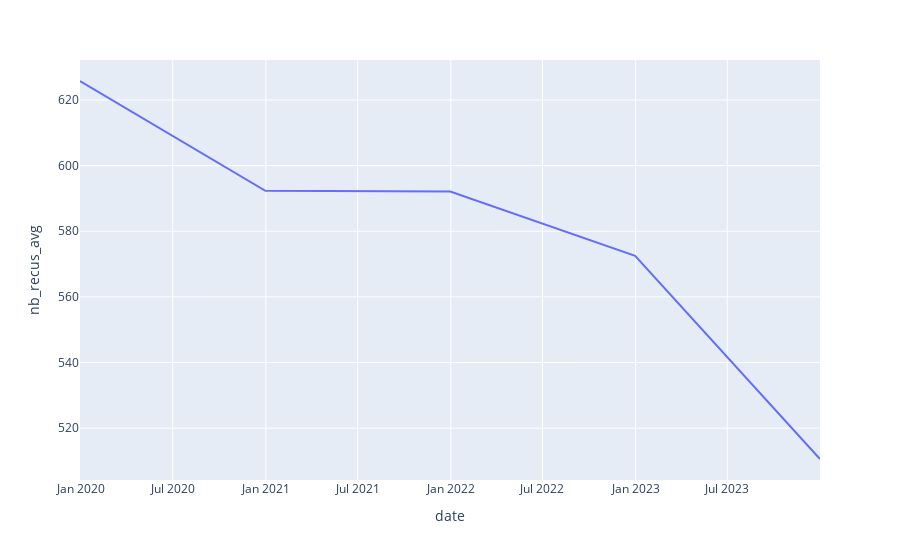

Write notebook code for a chart like this one.
### Code cell
df = df_tel.groupby(pd.Grouper(freq = 'Y')).agg(nb_recus_avg = ('nb_recus' , 'mean')).reset_index()
fig = px.line(df, x="date", y="nb_recus_avg")
fig.show()

### Figure 1 — Plotly figure (JSON) as saved in the notebook; plotly's stock layout.template omitted (floating-point values rounded to 4 significant figures)
{"data": [{"hovertemplate": "date=%{x}<br>nb_recus_avg=%{y}<extra></extra>", "legendgroup": "", "line": {"color": "#636efa", "dash": "solid"}, "marker": {"symbol": "circle"}, "mode": "lines", "name": "", "orientation": "v", "showlegend": false, "type": "scatter", "x": ["2019-12-31T00:00:00", "2020-12-31T00:00:00", "2021-12-31T00:00:00", "2022-12-31T00:00:00", "2023-12-31T00:00:00"], "xaxis": "x", "y": [625.8, 592.3, 592.1, 572.5, 510.6], "yaxis": "y"}], "layout": {"legend": {"tracegroupgap": 0}, "margin": {"t": 60}, "xaxis": {"anchor": "y", "domain": [0, 1], "title": {"text": "date"}}, "yaxis": {"anchor": "x", "domain": [0, 1], "title": {"text": "nb_recus_avg"}}}}
